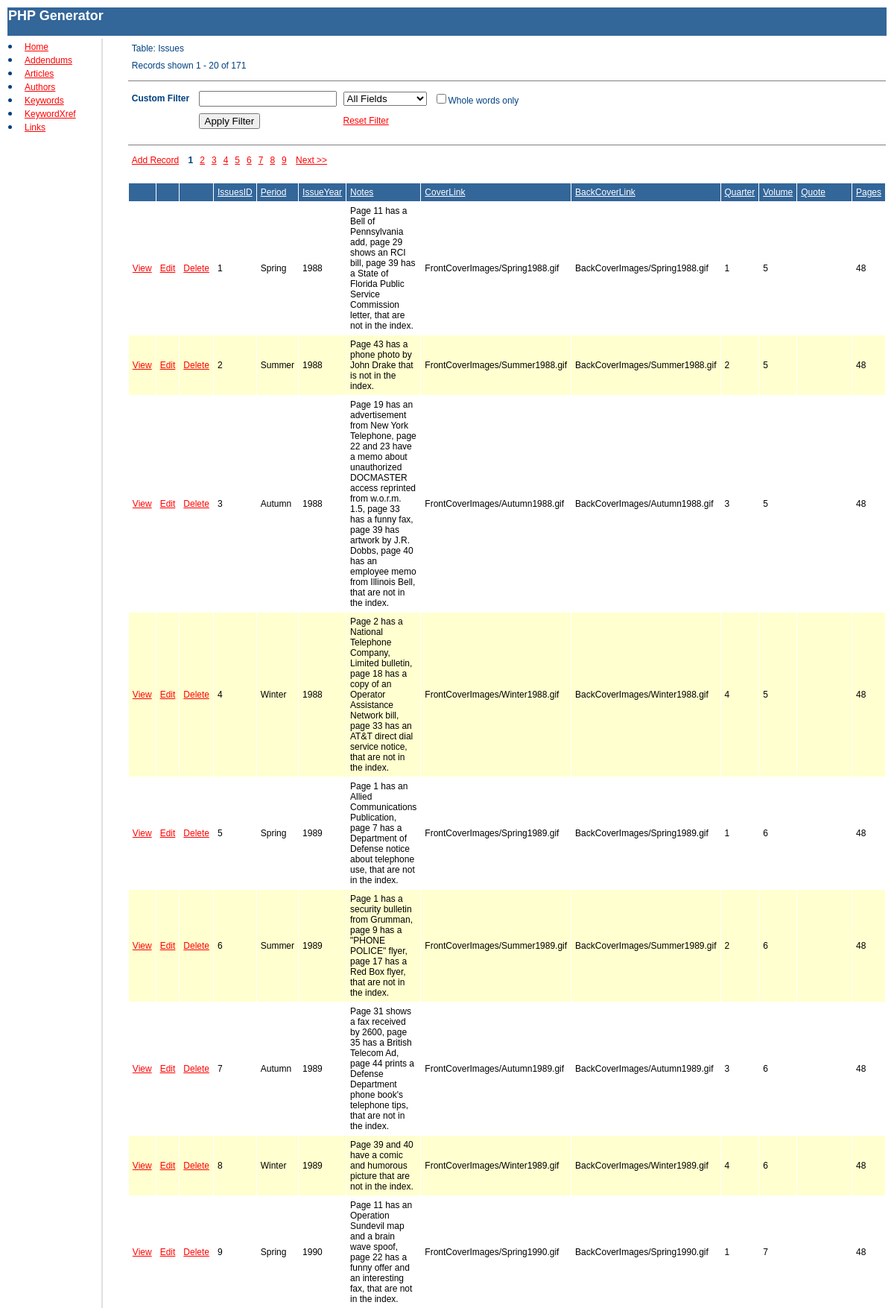
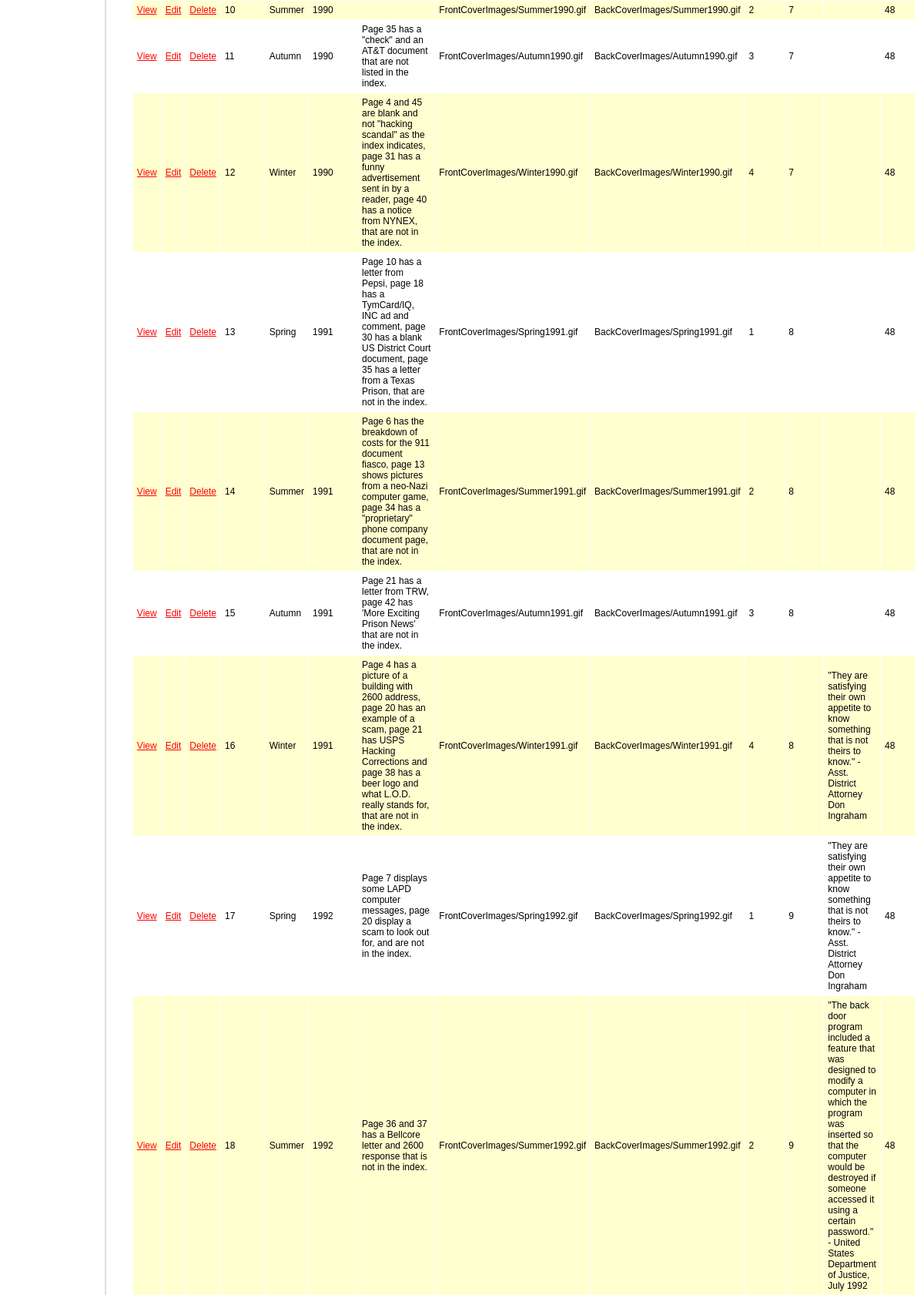
The app's page /TableEditors/Issues.php (upper part) with its own data (2 pictures, top to bottom).
### tables this page shows
CREATE TABLE `Issues` (
  `IssuesID` int(11) NOT NULL AUTO_INCREMENT COMMENT 'Automatic unique record id.',
  `Period` varchar(9) NOT NULL COMMENT 'Issue period - Spring, Summer, Autumn, Winter or January thru December.',
  `IssueYear` int(11) NOT NULL COMMENT 'Four digit issue year.',
  `Notes` varchar(2048) DEFAULT NULL COMMENT 'Issue notes and/or comments.',
  `CoverLink` varchar(256) NOT NULL COMMENT 'Link to cover image.',
  `BackCoverLink` varchar(256) NOT NULL COMMENT 'Link to back cover image.',
  `Quarter` int(11) NOT NULL COMMENT 'Issue numeric quarter, for sorting',
  `Volume` int(11) NOT NULL COMMENT 'Issue volume number.',
  `Quote` varchar(2048) DEFAULT NULL COMMENT 'Issue quote (from Staff page).',
  `Pages` int(11) NOT NULL COMMENT 'Number of pages in issue.',
  PRIMARY KEY (`IssuesID`),
  UNIQUE KEY `Period_IssueYear` (`Period`,`IssueYear`)
);

### www/TableEditors/Issues.php (the view, shortened to what this page needs)
<?php session_start();
  $wholeonly = false;
?>
<html>
<head>
</head>
<body>
<table class="bd" width="100%"><tr><td class="hr"><h2>PHP Generator</h2></td></tr></table>
<table width="100%">
<tr>
<td width="10%" valign="top">
<li><a href="../index.php">Home</a>
<li><a href="Addendums.php?a=reset">Addendums</a>
<li><a href="Articles.php?a=reset">Articles</a>
<li><a href="Authors.php?a=reset">Authors</a>
<li><a href="Keywords.php?a=reset">Keywords</a>
<li><a href="KeywordXref.php?a=reset">KeywordXref</a>
<li><a href="Links.php?a=reset">Links</a>
</td>
<td width="5%">
</td>
<td bgcolor="#e0e0e0">
</td>
<td width="5%">
</td>
<td width="80%" valign="top">
<?php
  $conn = connect();
  $showrecs = 20;
  $pagerange = 10;
  $a = @$_GET["a"];
  $page = @$_GET["page"];
  if (!isset($page)) $page = 1;
  switch ($a) {
    default:
      select();
      break;
  }
?>
</body>
</html>
<?php function select()
  {
  global $showrecs;
  global $page;
  global $filter;
  global $ordtype;
  $checkstr = "";
  if ($ordtype == "asc") { $ordtypestr = "desc"; } else { $ordtypestr = "asc"; }
  $res = sql_select();
  $count = sql_getrecordcount();
  if ($count % $showrecs != 0) {
    $pagecount = intval($count / $showrecs) + 1;
  }
  else {
    $pagecount = intval($count / $showrecs);
  }
  $startrec = $showrecs * ($page - 1);
  $reccount = min($showrecs * $page, $count);
?>
<table class="bd" border="0" cellspacing="1" cellpadding="4">
<tr><td>Table: Issues</td></tr>
<tr><td>Records shown <?php echo $startrec + 1 ?> - <?php echo $reccount ?> of <?php echo $count ?></td></tr>
</table>
<hr size="1" noshade>
<form action="Issues.php" method="post">
<table class="bd" border="0" cellspacing="1" cellpadding="4">
<tr>
<td><b>Custom Filter</b>&nbsp;</td>
<td><input type="text" name="filter" value="<?php echo $filter ?>"></td>
<td><select name="filter_field">
<option value="">All Fields</option>
</select></td>
<td><input type="checkbox" name="wholeonly"<?php echo $checkstr ?>>Whole words only</td>
</td></tr>
<tr>
<td>&nbsp;</td>
<td><input type="submit" name="action" value="Apply Filter"></td>
<td><a href="Issues.php?a=reset">Reset Filter</a></td>
</tr>
</table>
<hr size="1" noshade>
<?php showpagenav($page, $pagecount); ?>
<br>
<table class="tbl" border="0" cellspacing="1" cellpadding="5"width="100%">
<tr>
<td class="hr">&nbsp;</td>
<td class="hr">&nbsp;</td>
<td class="hr">&nbsp;</td>
<td class="hr"><a class="hr" href="Issues.php?order=<?php echo "IssuesID" ?>&type=<?php echo $ordtypestr ?>"><?php echo htmlspecialchars("IssuesID") ?></a></td>
<td class="hr"><a class="hr" href="Issues.php?order=<?php echo "Period" ?>&type=<?php echo $ordtypestr ?>"><?php echo htmlspecialchars("Period") ?></a></td>
<td class="hr"><a class="hr" href="Issues.php?order=<?php echo "IssueYear" ?>&type=<?php echo $ordtypestr ?>"><?php echo htmlspecialchars("IssueYear") ?></a></td>
<td class="hr"><a class="hr" href="Issues.php?order=<?php echo "Notes" ?>&type=<?php echo $ordtypestr ?>"><?php echo htmlspecialchars("Notes") ?></a></td>
<td class="hr"><a class="hr" href="Issues.php?order=<?php echo "CoverLink" ?>&type=<?php echo $ordtypestr ?>"><?php echo htmlspecialchars("CoverLink") ?></a></td>
<td class="hr"><a class="hr" href="Issues.php?order=<?php echo "BackCoverLink" ?>&type=<?php echo $ordtypestr ?>"><?php echo htmlspecialchars("BackCoverLink") ?></a></td>
<td class="hr"><a class="hr" href="Issues.php?order=<?php echo "Quarter" ?>&type=<?php echo $ordtypestr ?>"><?php echo htmlspecialchars("Quarter") ?></a></td>
<td class="hr"><a class="hr" href="Issues.php?order=<?php echo "Volume" ?>&type=<?php echo $ordtypestr ?>"><?php echo htmlspecialchars("Volume") ?></a></td>
<td class="hr"><a class="hr" href="Issues.php?order=<?php echo "Quote" ?>&type=<?php echo $ordtypestr ?>"><?php echo htmlspecialchars("Quote") ?></a></td>
<td class="hr"><a class="hr" href="Issues.php?order=<?php echo "Pages" ?>&type=<?php echo $ordtypestr ?>"><?php echo htmlspecialchars("Pages") ?></a></td>
</tr>
<?php
  for ($i = $startrec; $i < $reccount; $i++)
  {
    $row = mysql_fetch_assoc($res);
    $style = "dr";
    if ($i % 2 != 0) {
      $style = "sr";
    }
?>
<tr>
<td class="<?php echo $style ?>"><a href="Issues.php?a=view&recid=<?php echo $i ?>">View</a></td>
<td class="<?php echo $style ?>"><a href="Issues.php?a=edit&recid=<?php echo $i ?>">Edit</a></td>
<td class="<?php echo $style ?>"><a href="Issues.php?a=del&recid=<?php echo $i ?>">Delete</a></td>
<td class="<?php echo $style ?>"><?php echo htmlspecialchars($row["IssuesID"]) ?></td>
<td class="<?php echo $style ?>"><?php echo htmlspecialchars($row["Period"]) ?></td>
<td class="<?php echo $style ?>"><?php echo htmlspecialchars($row["IssueYear"]) ?></td>
<td class="<?php echo $style ?>"><?php echo htmlspecialchars($row["Notes"]) ?></td>
<td class="<?php echo $style ?>"><?php echo htmlspecialchars($row["CoverLink"]) ?></td>
<td class="<?php echo $style ?>"><?php echo htmlspecialchars($row["BackCoverLink"]) ?></td>
<td class="<?php echo $style ?>"><?php echo htmlspecialchars($row["Quarter"]) ?></td>
<td class="<?php echo $style ?>"><?php echo htmlspecialchars($row["Volume"]) ?></td>
<td class="<?php echo $style ?>"><?php echo htmlspecialchars($row["Quote"]) ?></td>
<td class="<?php echo $style ?>"><?php echo htmlspecialchars($row["Pages"]) ?></td>
</tr>
<?php
  }
?>
</table>
<br>
<?php } ?>
<?php function showpagenav($page, $pagecount)
{
?>
<table class="bd" border="0" cellspacing="1" cellpadding="4">
<tr>
<td><a href="Issues.php?a=add">Add Record</a>&nbsp;</td>
<?php
  global $pagerange;
  if ($pagecount > 1) {
  if ($pagecount % $pagerange != 0) {
    $rangecount = intval($pagecount / $pagerange) + 1;
  }
  else {
    $rangecount = intval($pagecount / $pagerange);
  }
  for ($i = 1; $i < $rangecount + 1; $i++) {
    $startpage = (($i - 1) * $pagerange) + 1;
    $count = min($i * $pagerange, $pagecount);
    if ((($page >= $startpage) && ($page <= ($i * $pagerange)))) {
      for ($j = $startpage; $j < $count + 1; $j++) {
        if ($j == $page) {
?>
<td><b><?php echo $j ?></b></td>
<?php } else { ?>
<td><a href="Issues.php?page=<?php echo $j ?>"><?php echo $j ?></a></td>
<?php } } } else { ?>
<td><a href="Issues.php?page=<?php echo $startpage ?>"><?php echo $startpage ."..." .$count ?></a></td>
<?php } } } ?>
<?php if ($page < $pagecount) { ?>
<td>&nbsp;<a href="Issues.php?page=<?php echo $page + 1 ?>">Next&nbsp;&gt;&gt;</a>&nbsp;</td>
<?php } ?>
</tr>
</table>
<?php } ?>
<?php function connect()
{
  $conn = mysql_connect("192.168.1.108", "wepp", "wrec");
  return $conn;
}
function sqlstr($val)
{
  return $val;
}
function sql_select()
{
  global $conn;
  $sql = "SELECT `IssuesID`, `Period`, `IssueYear`, `Notes`, `CoverLink`, `BackCoverLink`, `Quarter`, `Volume`, `Quote`, `Pages` FROM `Issues`";
  $res = mysql_query($sql, $conn) or die(mysql_error());
  return $res;
}
function sql_getrecordcount()
{
  global $conn;
  global $filter;
  $filterstr = sqlstr($filter);
  $sql = "SELECT COUNT(*) FROM `Issues`";
  $res = mysql_query($sql, $conn) or die(mysql_error());
  $row = mysql_fetch_assoc($res);
  reset($row);
  return current($row);
}
 ?>

### www/TableEditors/Issues.php (style rules this page uses)
body { background-color: #FFFFFF; color: #004080; font-family: Arial; font-size: 12px; }
.bd { background-color: #FFFFFF; color: #004080; font-family: Arial; font-size: 12px; }
.tbl { background-color: #FFFFFF; }
a:link { color: #FF0000; font-family: Arial; font-size: 12px; }
.hr { background-color: #336699; color: #FFFFFF; font-family: Arial; font-size: 12px; }
a.hr:link { color: #FFFFFF; font-family: Arial; font-size: 12px; }
.dr { background-color: #FFFFFF; color: #000000; font-family: Arial; font-size: 12px; }
.sr { background-color: #FFFFCF; color: #000000; font-family: Arial; font-size: 12px; }

### records on screen
issues: IssuesID "1", Period "Spring", IssueYear "1988", Notes "Page 11 has a Bell of Pennsylvania add, page 29 shows an RCI bill, page 39 has a State of Florida Public Service Commission letter, that are not in the index.", CoverLink "FrontCoverImages/Spring1988.gif", BackCoverLink "BackCoverImages/Spring1988.gif", Quarter "1", Volume "5", Pages "48"
issues: IssuesID "2", Period "Summer", IssueYear "1988", Notes "Page 43 has a phone photo by John Drake that is not in the index.", CoverLink "FrontCoverImages/Summer1988.gif", BackCoverLink "BackCoverImages/Summer1988.gif", Quarter "2", Volume "5", Pages "48"
issues: IssuesID "3", Period "Autumn", IssueYear "1988", Notes "Page 19 has an advertisement from New York Telephone, page 22 and 23 have a memo about unauthorized DOCMASTER access reprinted from w.o.r.m. 1.5, page 33 has a funny fax, page 39 has artwork by J.R. Dobbs, page 40 has an employee memo from Illinois Bell, that are not in the index.", CoverLink "FrontCoverImages/Autumn1988.gif", BackCoverLink "BackCoverImages/Autumn1988.gif", Quarter "3", Volume "5", Pages "48"
issues: IssuesID "4", Period "Winter", IssueYear "1988", Notes "Page 2 has a National Telephone Company, Limited bulletin, page 18 has a copy of an Operator Assistance Network bill, page 33 has an AT&T direct dial service notice, that are not in the index.", CoverLink "FrontCoverImages/Winter1988.gif", BackCoverLink "BackCoverImages/Winter1988.gif", Quarter "4", Volume "5", Pages "48"
issues: IssuesID "5", Period "Spring", IssueYear "1989", Notes "Page 1 has an Allied Communications Publication, page 7 has a Department of Defense notice about telephone use, that are not in the index.", CoverLink "FrontCoverImages/Spring1989.gif", BackCoverLink "BackCoverImages/Spring1989.gif", Quarter "1", Volume "6", Pages "48"
issues: IssuesID "6", Period "Summer", IssueYear "1989", Notes "Page 1 has a security bulletin from Grumman, page 9 has a \"PHONE POLICE\" flyer, page 17 has a Red Box flyer, that are not in the index.", CoverLink "FrontCoverImages/Summer1989.gif", BackCoverLink "BackCoverImages/Summer1989.gif", Quarter "2", Volume "6", Pages "48"
issues: IssuesID "7", Period "Autumn", IssueYear "1989", Notes "Page 31 shows a fax received by 2600, page 35 has a British Telecom Ad, page 44 prints a Defense Department phone book's telephone tips, that are not in the index.", CoverLink "FrontCoverImages/Autumn1989.gif", BackCoverLink "BackCoverImages/Autumn1989.gif", Quarter "3", Volume "6", Pages "48"
issues: IssuesID "8", Period "Winter", IssueYear "1989", Notes "Page 39 and 40 have a comic and humorous picture that are not in the index.", CoverLink "FrontCoverImages/Winter1989.gif", BackCoverLink "BackCoverImages/Winter1989.gif", Quarter "4", Volume "6", Pages "48"
issues: IssuesID "9", Period "Spring", IssueYear "1990", Notes "Page 11 has an Operation Sundevil map and a brain wave spoof, page 22 has a funny offer and an interesting fax, that are not in the index.", CoverLink "FrontCoverImages/Spring1990.gif", BackCoverLink "BackCoverImages/Spring1990.gif", Quarter "1", Volume "7", Pages "48"
issues: IssuesID "10", Period "Summer", IssueYear "1990", CoverLink "FrontCoverImages/Summer1990.gif", BackCoverLink "BackCoverImages/Summer1990.gif", Quarter "2", Volume "7", Pages "48"
issues: IssuesID "11", Period "Autumn", IssueYear "1990", Notes "Page 35 has a \"check\" and an AT&T document that are not listed in the index.", CoverLink "FrontCoverImages/Autumn1990.gif", BackCoverLink "BackCoverImages/Autumn1990.gif", Quarter "3", Volume "7", Pages "48"
issues: IssuesID "12", Period "Winter", IssueYear "1990", Notes "Page 4 and 45 are blank and not \"hacking scandal\" as the index indicates, page 31 has a funny advertisement sent in by a reader, page 40 has a notice from NYNEX, that are not in the index.", CoverLink "FrontCoverImages/Winter1990.gif", BackCoverLink "BackCoverImages/Winter1990.gif", Quarter "4", Volume "7", Pages "48"
issues: IssuesID "13", Period "Spring", IssueYear "1991", Notes "Page 10 has a letter from Pepsi, page 18 has a TymCard/IQ, INC ad and comment, page 30 has a blank US District Court document, page 35 has a letter from a Texas Prison, that are not in the index.", CoverLink "FrontCoverImages/Spring1991.gif", BackCoverLink "BackCoverImages/Spring1991.gif", Quarter "1", Volume "8", Pages "48"
issues: IssuesID "14", Period "Summer", IssueYear "1991", Notes "Page 6 has the breakdown of costs for the 911 document fiasco, page 13 shows pictures from a neo-Nazi computer game, page 34 has a \"proprietary\" phone company document page, that are not in the index.", CoverLink "FrontCoverImages/Summer1991.gif", BackCoverLink "BackCoverImages/Summer1991.gif", Quarter "2", Volume "8", Pages "48"
issues: IssuesID "15", Period "Autumn", IssueYear "1991", Notes "Page 21 has a letter from TRW, page 42 has 'More Exciting Prison News' that are not in the index.", CoverLink "FrontCoverImages/Autumn1991.gif", BackCoverLink "BackCoverImages/Autumn1991.gif", Quarter "3", Volume "8", Pages "48"
issues: IssuesID "16", Period "Winter", IssueYear "1991", Notes "Page 4 has a picture of a building with 2600 address, page 20 has an example of a scam, page 21 has USPS Hacking Corrections and page 38 has a beer logo and what L.O.D. really stands for, that are not in the index.", CoverLink "FrontCoverImages/Winter1991.gif", BackCoverLink "BackCoverImages/Winter1991.gif", Quarter "4", Volume "8", Quote "\"They are satisfying their own appetite to know something that is not theirs to know.\" - Asst. District Attorney Don Ingraham", Pages "48"
issues: IssuesID "17", Period "Spring", IssueYear "1992", Notes "Page 7 displays some LAPD computer messages, page 20 display a scam to look out for, and are not in the index.", CoverLink "FrontCoverImages/Spring1992.gif", BackCoverLink "BackCoverImages/Spring1992.gif", Quarter "1", Volume "9", Quote "\"They are satisfying their own appetite to know something that is not theirs to know.\" - Asst. District Attorney Don Ingraham", Pages "48"
issues: IssuesID "18", Period "Summer", IssueYear "1992", Notes "Page 36 and 37 has a Bellcore letter and 2600 response that is not in the index.", CoverLink "FrontCoverImages/Summer1992.gif", BackCoverLink "BackCoverImages/Summer1992.gif", Quarter "2", Volume "9", Quote "\"The back door program included a feature that was designed to modify a computer in which the program was inserted so that the computer would be destroyed if someone accessed it using a certain password.\" - United States Department of Justice, July 1992", Pages "48"

### other values on screen
$startrec + 1 "1"
$reccount "20"
$count "171"
